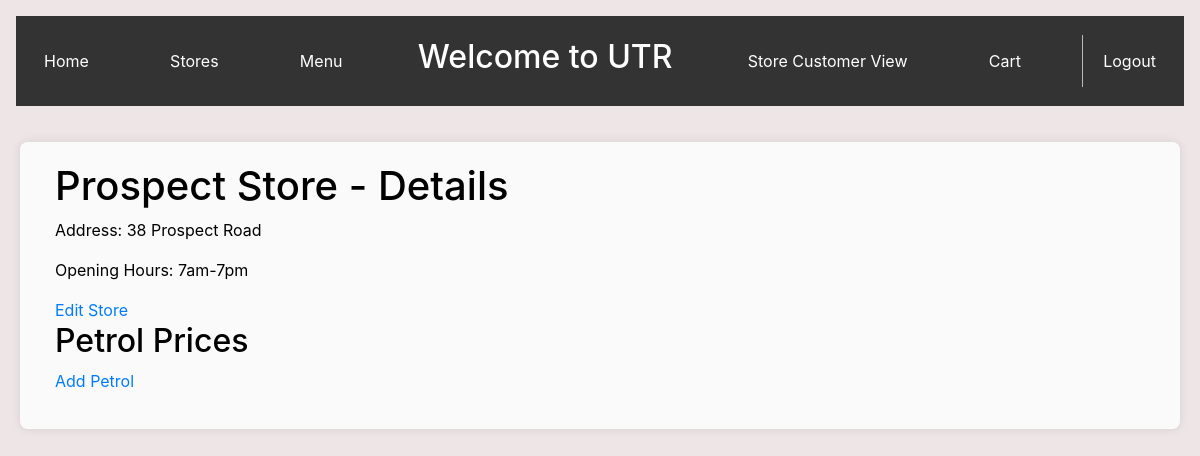
/storeDetails/3, run on an earlier commit of the app's database.
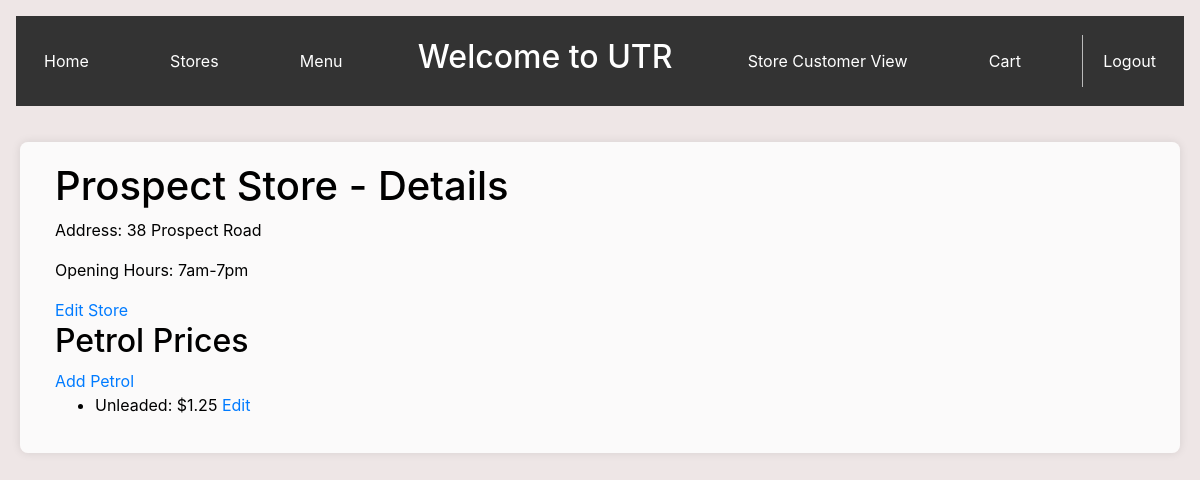
And on a later commit of the database.
### app.py (models this page shows, shortened)
class Petrol(db.Model):
    id = db.Column(db.Integer, primary_key=True)
    name = db.Column(db.String(50), nullable=False)
    price = db.Column(db.Float, nullable=False)
    store_id = db.Column(db.Integer, db.ForeignKey('stores.id'), nullable=False)

### app.py (the view)
@app.route('/storeDetails/<int:store_id>')
def storeDetails(store_id):
    store = Stores.query.get_or_404(store_id)
    return render_template('storeDetails.html', store=store)

### templates/storeDetails.html (shortened to what this page needs)
{% extends 'base_manager.html' %}
{% block content %}
    <div class="container">
        <h1>{{ store.name }} - Details</h1>
        <p>Address: {{ store.address }}</p>
        <p>Opening Hours: {{ store.opening_hours }}</p>
        <a href="{{ url_for('editStore', store_id=store.id) }}">Edit Store</a>
        <h2>Petrol Prices</h2>
        {% if store.petrols|length >= 3 %}
            <p>Store petrol type limit is 3.</p>
        {% else %}
            <a href="{{ url_for('addPetrol', store_id=store.id) }}">Add Petrol</a>
        {% endif %}
        <ul>
            {% for petrol in store.petrols %}
            <li>
                {{ petrol.name }}: ${{ petrol.price }}
                <a href="{{ url_for('editPetrolPrice', petrol_id=petrol.id) }}">Edit</a>
                {% endfor %}
            </li>
        </ul>
    </div>
{% endblock %}

What changed in the data, as far as the page shows it:
now on this page (row edited): Petrol: name "Unleaded", price "1.25"
